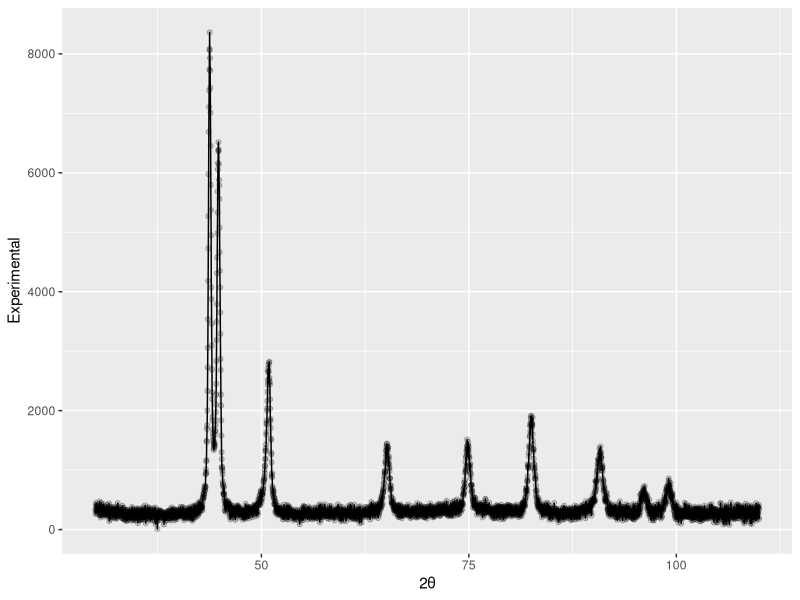
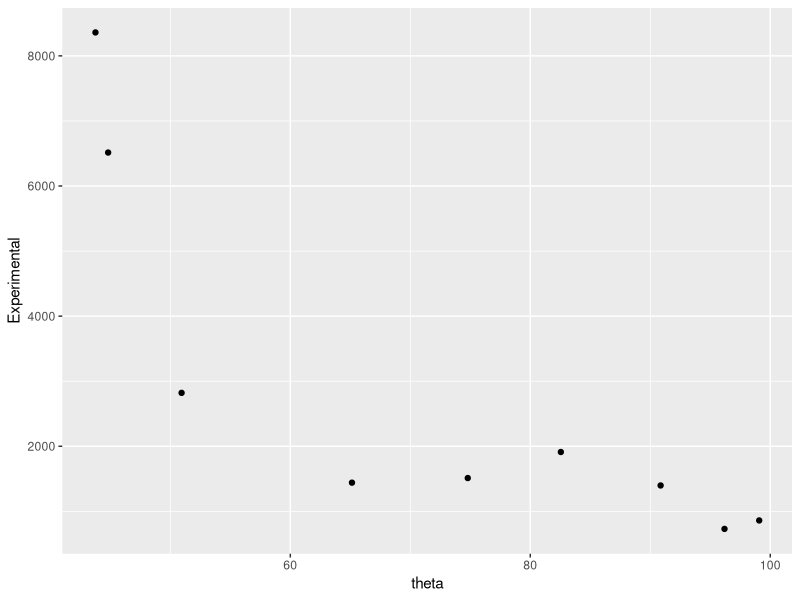

The R source for these figures, in order:
## ---- chunk 1
# Caricamento librerie
library(knitr)
library(kableExtra)
library(tidyverse)
library(modelr)
library(purrr)
library(patchwork)


# Impostazioni output
knitr::opts_chunk$set(
	fig.align  = "center",      # allineamento figure
	fig.dim    = c(5, 3) * 1.2, # rapporto larghezza/altezza e fattore di scala
	out.height = "2.8in",       # altezza effettiva figure
	message    = FALSE,         # sopprimi messaggi
	warning    = FALSE,         # sopprimi warning
	echo       = TRUE,          # mostra i codice dei chunk
	include    = TRUE,          # mostra l'output dei chunk
	tidy       = TRUE,          # formatta il codice dei chunk
  tidy.opts  = list(width.cutoff=I(75)) # massima larghezza codice nei chunk
)
## ---- chunk 2
Data <- read.csv("Dati_XRD.csv") 
Data %>% 
  head(10) %>% 
  kable(booktabs=T, caption="Campionamento generale") %>%
  kable_styling(latex_options = c("striped", "HOLD_position"), position = "center")
## ---- chunk 3
Data %>% 
  ggplot(aes(x=X2.theta, y=Experimental)) + 
  geom_point(alpha=0.2) + 
  geom_line() + 
  labs(x="2θ", y="Experimental")
## ---- chunk 4
tibble(
  theta = c(43.7608, 44.8178, 50.9399, 65.1386, 74.7905, 82.5479, 90.8637, 96.1882, 99.0798),
  Exp = c(8360.27, 6514.35, 2820.92, 1440.85, 1511.79, 1911.9, 1397.68, 730.13, 860.23)
) %>% 
  ggplot(aes(x=theta, y=Exp)) + 
  geom_point() + 
  labs(x="theta", y="Experimental")
